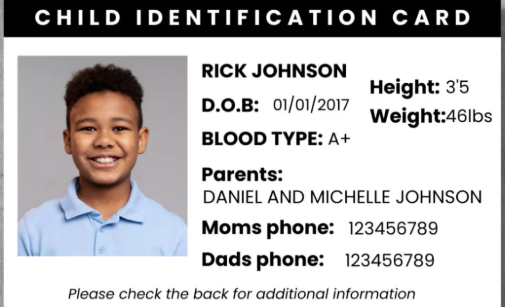
#> input picture Frequency_and_spatial_sampling/document.jpg, 505 x 307 px
$ python code.py
#> lines starting #> are read from the running program, lines starting #| are printed output that depends on the picture
import cv2
import numpy as np
import matplotlib.pyplot as plt

img = cv2.imread('document.jpg')
#> img is the input picture: shape (307, 505, 3); mean B, G, R 190.3, 189.6, 191.6
img_gray = cv2.cvtColor(img, cv2.COLOR_BGR2GRAY)
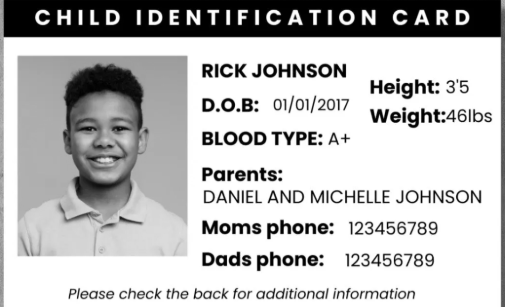
#> img_gray: shape (307, 505); min 0, max 255, mean 190.3

# Sampling fractions
factors = [1/2, 1/4, 1/6, 1/8, 1/10, 1/12, 1/14, 1/16]

#FREQUENCY SAMPLING
# Fourier transform
F = np.fft.fftshift(np.fft.fft2(img_gray))
M, N = img_gray.shape
#> M = 307; N = 505
cx, cy = M//2, N//2   # center
#> cx = 153; cy = 252

for frac in factors:

    # radius of low-frequency region to keep
    radx = int((M/2) * frac)
    rady = int((N/2) * frac)

    # empty frequency matrix
    F_sampled = np.zeros((M, N), dtype=complex)

    # keep only central frequencies
    F_sampled[cx-radx:cx+radx, cy-rady:cy+rady] = \
        F[cx-radx:cx+radx, cy-rady:cy+rady]

    # inverse Fourier transform
    img_freq = np.abs(np.fft.ifft2(np.fft.ifftshift(F_sampled)))

    # show
    plt.figure()
    plt.imshow(img_freq, cmap='gray')
    plt.title(f"Frequency Sampling = {frac}")
    plt.axis('off')


#SPATIAL SAMPLING
for frac in factors:

    # downsample (reduce resolution)
    small = cv2.resize(img_gray, None, fx=frac, fy=frac, interpolation=cv2.INTER_NEAREST)

    # upsample back to original size for comparison
    spatial = cv2.resize(small, (N, M), interpolation=cv2.INTER_NEAREST)

    plt.figure()
    plt.imshow(spatial, cmap='gray')
    plt.title(f"Spatial Sampling = {frac}")
    plt.axis('off')
#> this loop made 8 passes
#> pass 1, `small = cv2.resize(img_gray, None, fx=frac, fy=frac, interpolation=cv2..`:
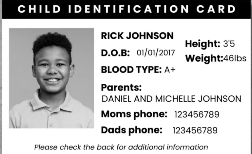
#> small: shape (154, 252); min 0, max 255, mean 190.5
#> pass 1, `spatial = cv2.resize(small, (N, M), interpolation=cv2.INTER_NEAREST)`:
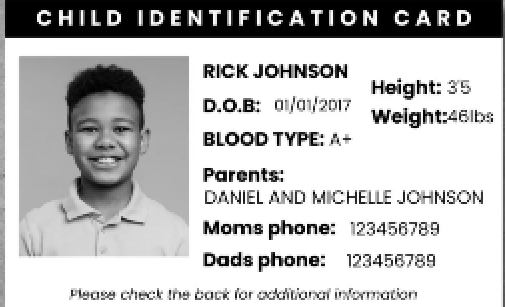
#> spatial: shape (307, 505); min 0, max 255, mean 190.2

plt.show()
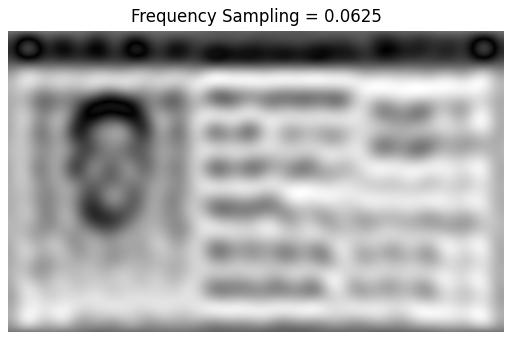
#> figure drawn by matplotlib, 1 panel
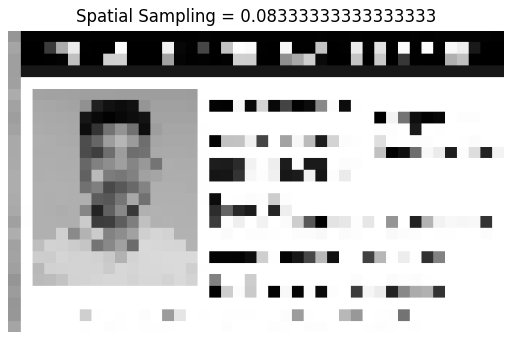
#> figure drawn by matplotlib, 1 panel
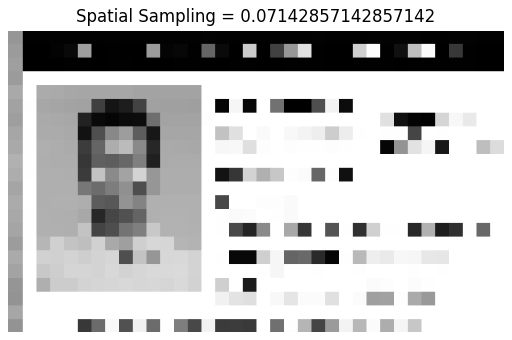
#> figure drawn by matplotlib, 1 panel
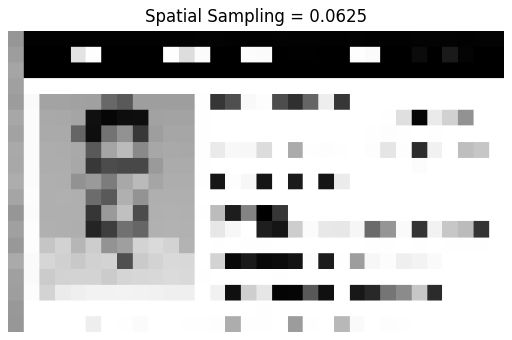
#> figure drawn by matplotlib, 1 panel
